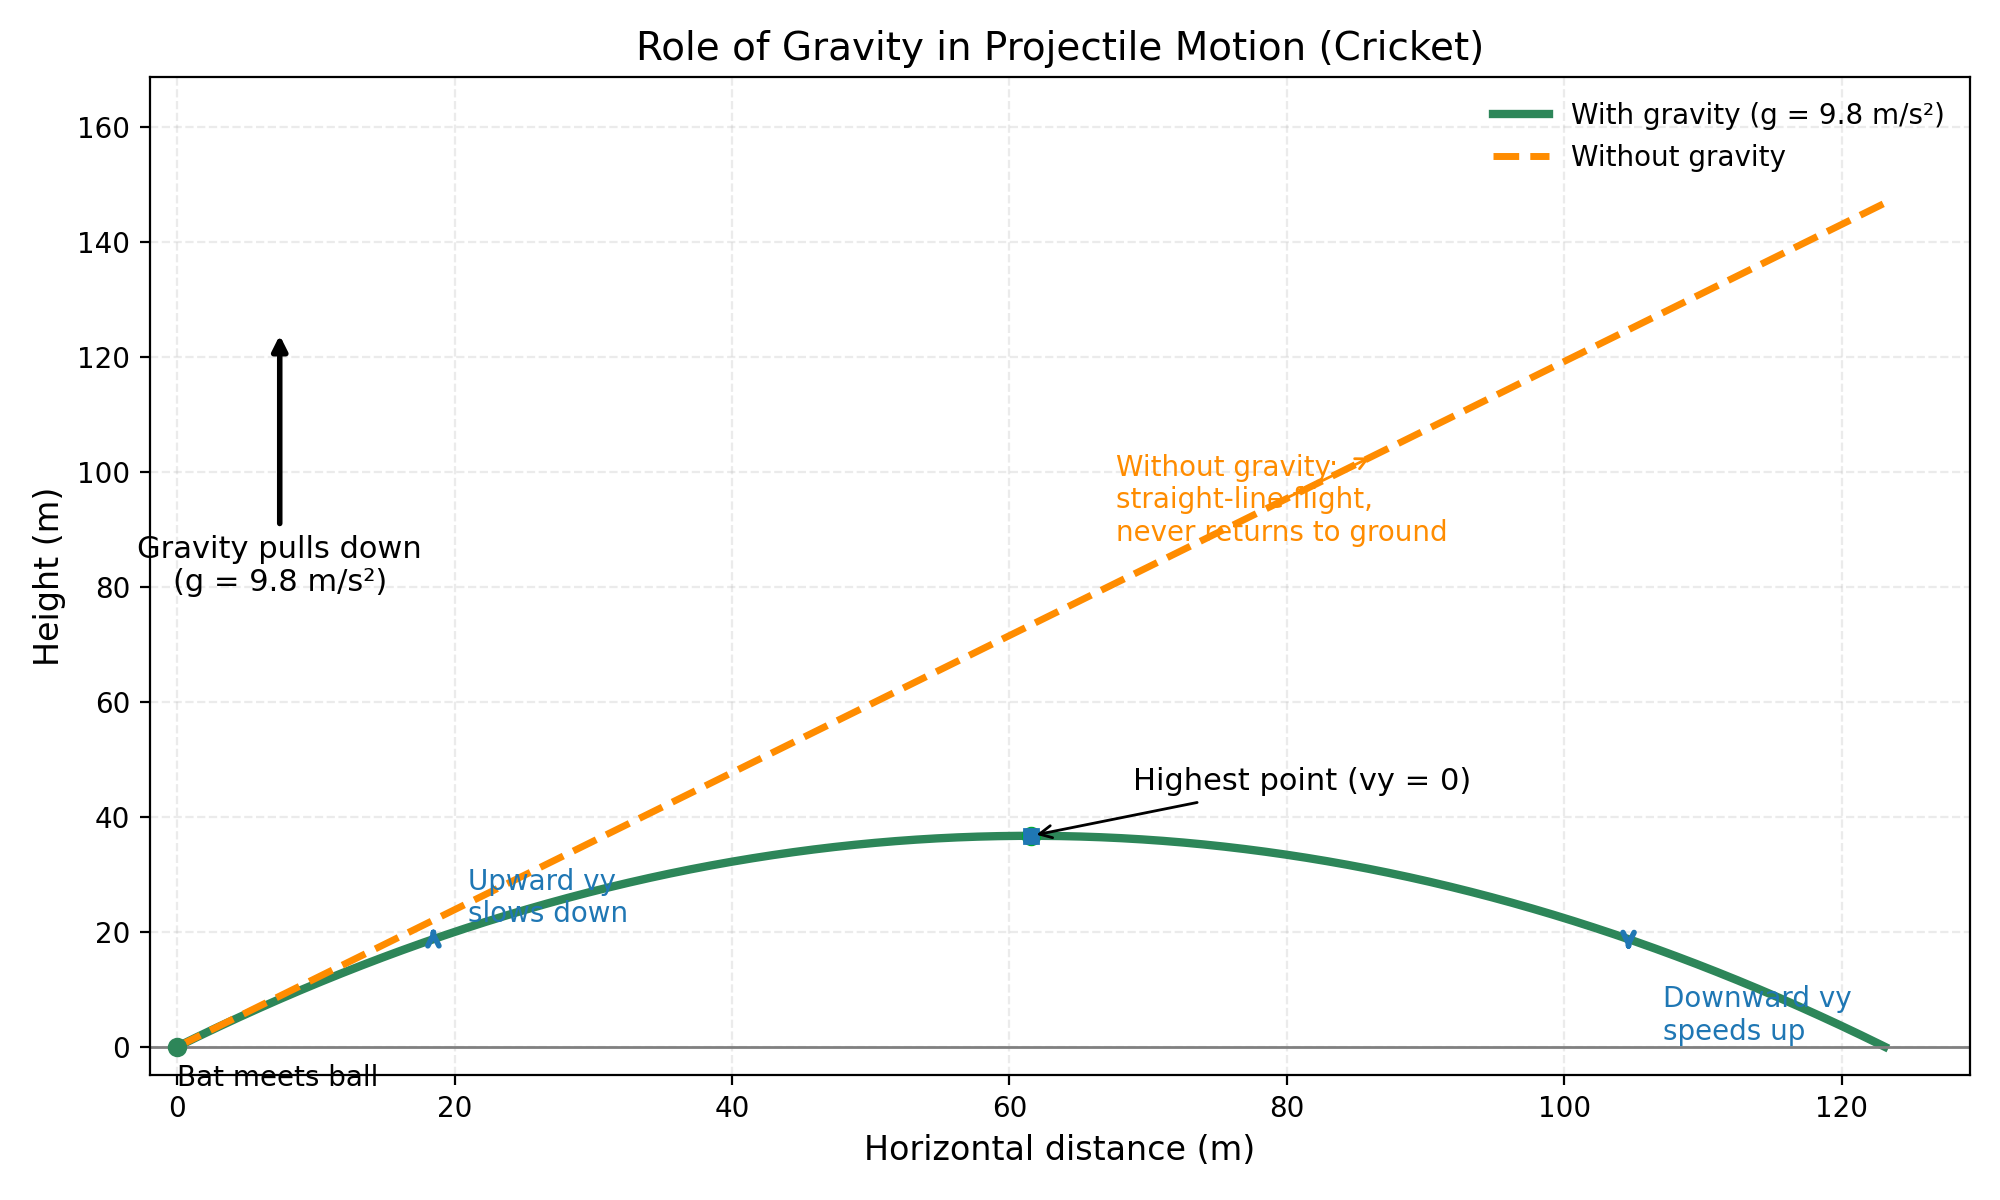

Write the Python code that produced this figure.
import numpy as np
import matplotlib.pyplot as plt


def main():
    # Parameters
    g = 9.8  # m/s^2
    v0 = 35.0  # initial speed (m/s), typical hard hit/throw
    angle_deg = 50  # launch angle relative to horizontal (degrees)
    theta = np.deg2rad(angle_deg)
    y0 = 0.0

    # Time of flight under gravity (from y0 back to ground y=0)
    T = (2 * v0 * np.sin(theta)) / g
    t = np.linspace(0, T, 500)

    # Trajectory with gravity
    x = v0 * np.cos(theta) * t
    y = y0 + v0 * np.sin(theta) * t - 0.5 * g * t**2

    # Hypothetical straight-line path without gravity (same initial velocity)
    x_ng = v0 * np.cos(theta) * t
    y_ng = y0 + v0 * np.sin(theta) * t

    # Apex (highest point) where vy = 0
    t_apex = v0 * np.sin(theta) / g
    x_apex = v0 * np.cos(theta) * t_apex
    y_apex = y0 + v0 * np.sin(theta) * t_apex - 0.5 * g * t_apex**2

    # Create figure
    fig, ax = plt.subplots(figsize=(10, 6))

    # Plot trajectories
    ax.plot(x, y, color="#2d8659", lw=3, label="With gravity (g = 9.8 m/s²)")
    ax.plot(x_ng, y_ng, color="#ff8c00", lw=2.5, ls="--", label="Without gravity")

    # Ground line
    x_max = max(x.max(), x_ng.max())
    y_top = max(y.max(), y_ng.max())
    ax.axhline(0, color="gray", lw=1)

    # Mark release point
    ax.plot([0], [0], marker="o", color="#2d8659", ms=6)
    ax.text(0, -3, "Bat meets ball", ha="left", va="top", fontsize=10)

    # Apex marker and annotation
    ax.plot([x_apex], [y_apex], marker="o", color="#0a3", ms=6)
    ax.annotate(
        "Highest point (vy = 0)",
        xy=(x_apex, y_apex),
        xytext=(x_apex + 0.06 * x_max, y_apex + 8),
        arrowprops=dict(arrowstyle="->", color="black"),
        fontsize=11,
    )

    # Vertical velocity component arrows to show gravity's effect
    scale = 0.15  # converts m/s to plotted meters for arrow length
    times = [0.15 * T, t_apex, 0.85 * T]
    for ti in times:
        xi = v0 * np.cos(theta) * ti
        yi = y0 + v0 * np.sin(theta) * ti - 0.5 * g * ti**2
        vyi = v0 * np.sin(theta) - g * ti
        y_end = yi + scale * vyi
        # Draw vertical velocity arrow (up early, zero at apex, down late)
        if abs(vyi) > 1e-6:
            ax.annotate(
                "",
                xy=(xi, y_end),
                xytext=(xi, yi),
                arrowprops=dict(arrowstyle="->", color="#1f77b4", lw=2),
            )
        else:
            ax.plot([xi], [yi], marker="s", color="#1f77b4", ms=5)

    # Labels near velocity arrows
    xi1 = v0 * np.cos(theta) * times[0]
    yi1 = y0 + v0 * np.sin(theta) * times[0] - 0.5 * g * times[0] ** 2
    ax.text(
        xi1 + 0.02 * x_max,
        yi1 + 3,
        "Upward vy\nslows down",
        color="#1f77b4",
        fontsize=10,
    )
    xi3 = v0 * np.cos(theta) * times[2]
    yi3 = y0 + v0 * np.sin(theta) * times[2] - 0.5 * g * times[2] ** 2
    ax.text(
        xi3 + 0.02 * x_max,
        yi3 - 8,
        "Downward vy\nspeeds up",
        color="#1f77b4",
        fontsize=10,
        va="top",
    )

    # Gravity arrow and label
    ax.annotate(
        "Gravity pulls down\n(g = 9.8 m/s²)",
        xy=(0.06 * x_max, 0.85 * y_top),
        xytext=(0.06 * x_max, 0.85 * y_top - 0.28 * y_top),
        arrowprops=dict(arrowstyle="-|>", lw=2, color="black"),
        ha="center",
        va="center",
        fontsize=11,
    )

    # Annotation for no-gravity straight line
    idx = int(0.7 * len(x_ng))
    ax.annotate(
        "Without gravity:\nstraight-line flight,\nnever returns to ground",
        xy=(x_ng[idx], y_ng[idx]),
        xytext=(x_max * 0.55, y_top * 0.6),
        arrowprops=dict(arrowstyle="->", color="#ff8c00"),
        fontsize=10,
        color="#ff8c00",
    )

    # Aesthetics
    ax.set_xlim(-2, x_max * 1.05)
    ax.set_ylim(-5, y_top * 1.15)
    ax.set_xlabel("Horizontal distance (m)", fontsize=12)
    ax.set_ylabel("Height (m)", fontsize=12)
    ax.set_title("Role of Gravity in Projectile Motion (Cricket)", fontsize=14)
    ax.legend(loc="upper right", frameon=False)
    ax.grid(True, alpha=0.25, ls="--")

    fig.tight_layout()
    fig.savefig("cricket_gravity_projectile.png", dpi=200)
    fig.savefig("cricket_gravity_projectile.pdf")


if __name__ == "__main__":
    main()
